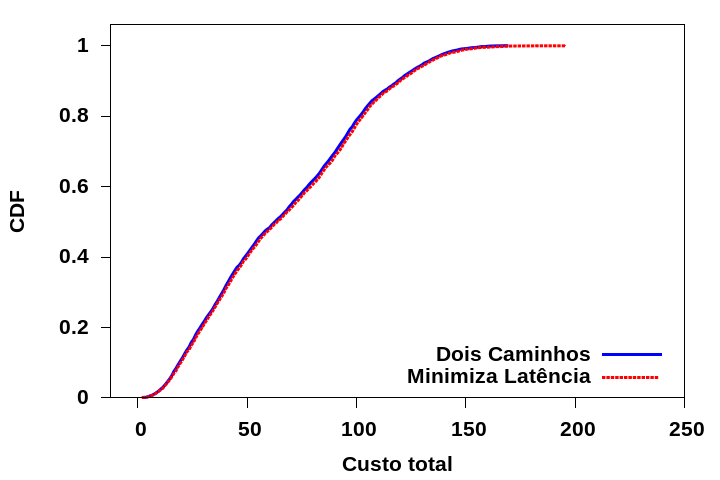

Write gnuplot code to recreate this figure.
reset
n=251 #number of intervals
max=250. #max value
min=0. #min value
width=(max-min)/n #interval width
total = 5700
#function used to map a value to the intervals
hist(x,width)=width*floor(x/width)+width/2.0
set term png #output terminal and file
set output "CustoTotalL.png"
set xrange [min:max]
set yrange [0:1.01]
#to put an empty boundary around the
#data inside an autoscaled graph.
set offset graph 0.05,0.05,0.05,0.0
set xtics min,(max-min)/5,max
set boxwidth width*0.9
set style fill solid 0.5 #fillstyle
set tics out nomirror
set xlabel "Custo total"
set ylabel "CDF"
set key right bottom 
set style line 2 lt "dashed" lc "red" lw 5 pt 0.2
set style line 3 lt 3 lw 3 pt 0.2
set style line 1 lt 2 lw 3 pt 0.2

set tics font "Arial-Bold,16"
set terminal pngcairo size 720, 480 font "Arial-Bold,16"

#count and plot
plot "custoTotal.txt" u (hist($1,width)):(1.0/total) smooth cumulative title "Dois Caminhos" with linespoints ls 3, \
 "custoTotalM.txt" u (hist($1,width)):(1.0/total) smooth cumulative title "Minimiza Latência" with linespoints ls 2;
	
